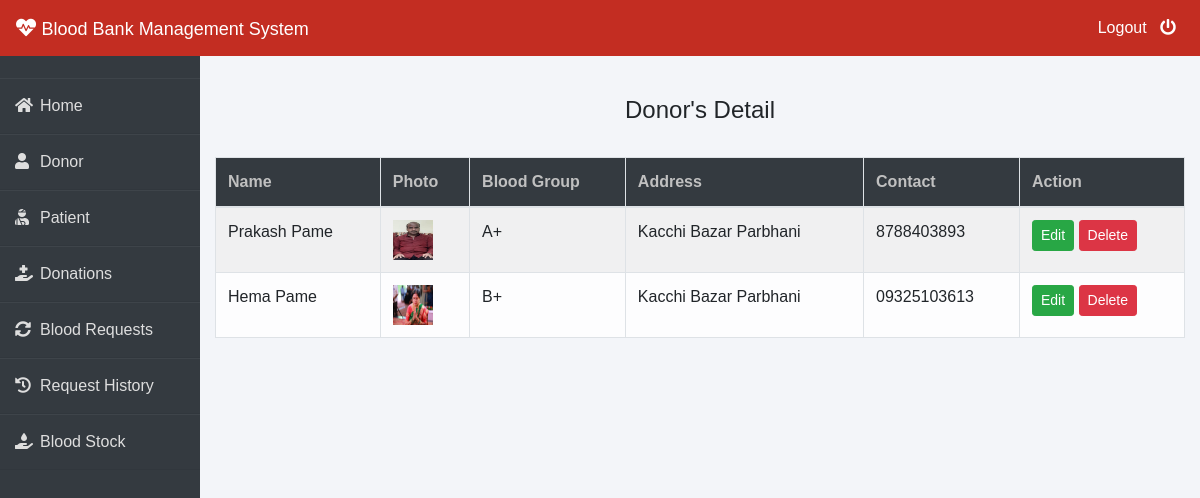
Page /admin-donor (signed in) on the committed database.
### donor/models.py (models this page shows, shortened)
class Donor(models.Model):
    user=models.OneToOneField(User,on_delete=models.CASCADE)
    profile_pic= models.ImageField(upload_to='profile_pic/Donor/',null=True,blank=True)
    bloodgroup=models.CharField(max_length=10)
    address = models.CharField(max_length=40)
    mobile = models.CharField(max_length=20,null=False)
    @property
    def get_name(self):
        return self.user.first_name+" "+self.user.last_name

### blood/views.py (the view)
# urls.py: path('admin-donor', views.admin_donor_view,name='admin-donor'),
@login_required(login_url='adminlogin')
def admin_donor_view(request):
    donors=dmodels.Donor.objects.all()
    return render(request,'blood/admin_donor.html',{'donors':donors})

### templates/blood/admin_donor.html
{% extends 'blood/adminbase.html' %}
{% block content %}
{% load widget_tweaks %}
{%load static%}
<br><br>
<div class="container">
    <H4 class="text-center">Donor's Detail</H4><br>
    <table class="table table-light table-hover table-bordered table-striped">
        <thead class="bg-dark">
            <tr>
                <th scope="col" style="color: rgb(192, 192, 192);">Name</th>
                <th scope="col" style="color: rgb(192, 192, 192);">Photo</th>
                <th scope="col" style="color: rgb(192, 192, 192);">Blood Group</th>
                <th scope="col" style="color: rgb(192, 192, 192);">Address</th>
                <th scope="col" style="color: rgb(192, 192, 192);">Contact</th>
                <th style="color: rgb(192, 192, 192);">Action</th>
            </tr>
        </thead>
        <tbody>
            {% for t in donors %}
            <tr>
                <td> {{t.get_name}}</td>
                <td> <img src="{% static t.profile_pic.url %}" alt="Profile Pic" height="40px" width="40px" /></td>
                <td>{{t.bloodgroup}}</td>
                <td>{{t.address}}</td>
                <td>{{t.mobile}}</td>
                <td>
                    <button class="btn btn-success btn-sm"><a  style="text-decoration: none;color: white;" href="{% url 'update-donor' t.id  %}">Edit</a> </button>
                    <button class="btn btn-danger btn-sm"><a  style="text-decoration: none;color: white;" href="{% url 'delete-donor' t.id  %}">Delete</a> </button>
                </td>
            </tr>
            {% endfor %}
        </tbody>
    </table>
</div>
{% endblock content %}

### templates/blood/adminbase.html (style rules this page uses)
* { margin: 0; padding: 0; box-sizing: border-box; list-style: none; text-decoration: none; font-family: 'Josefin Sans', sans-serif; }
body { background-color: #f3f5f9; }

### rows in the picture
Donor: get_name "Prakash Pame", profile_pic (picture), bloodgroup "A+", address "Kacchi Bazar Parbhani", mobile "8788403893"
Donor: get_name "Hema Pame", profile_pic (picture), bloodgroup "B+", address "Kacchi Bazar Parbhani", mobile "09325103613"
